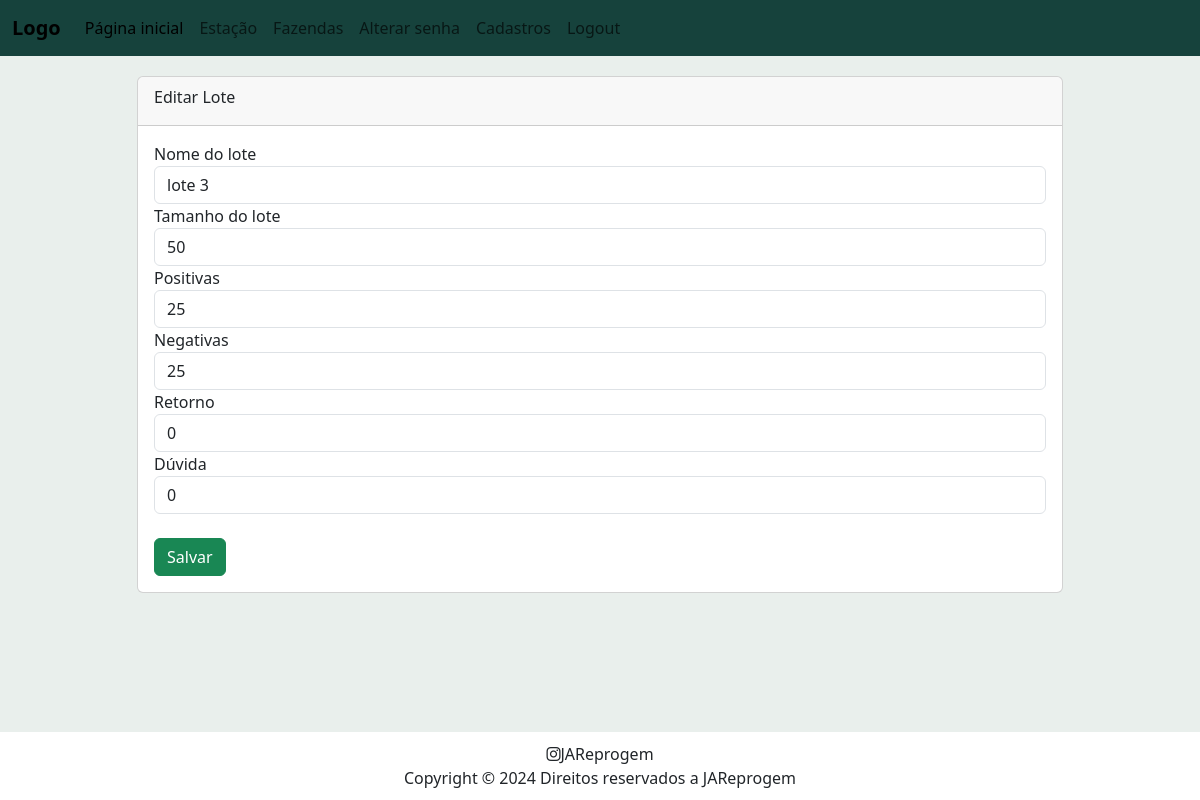
The app's page /batch/edit/2 (signed in), older data.
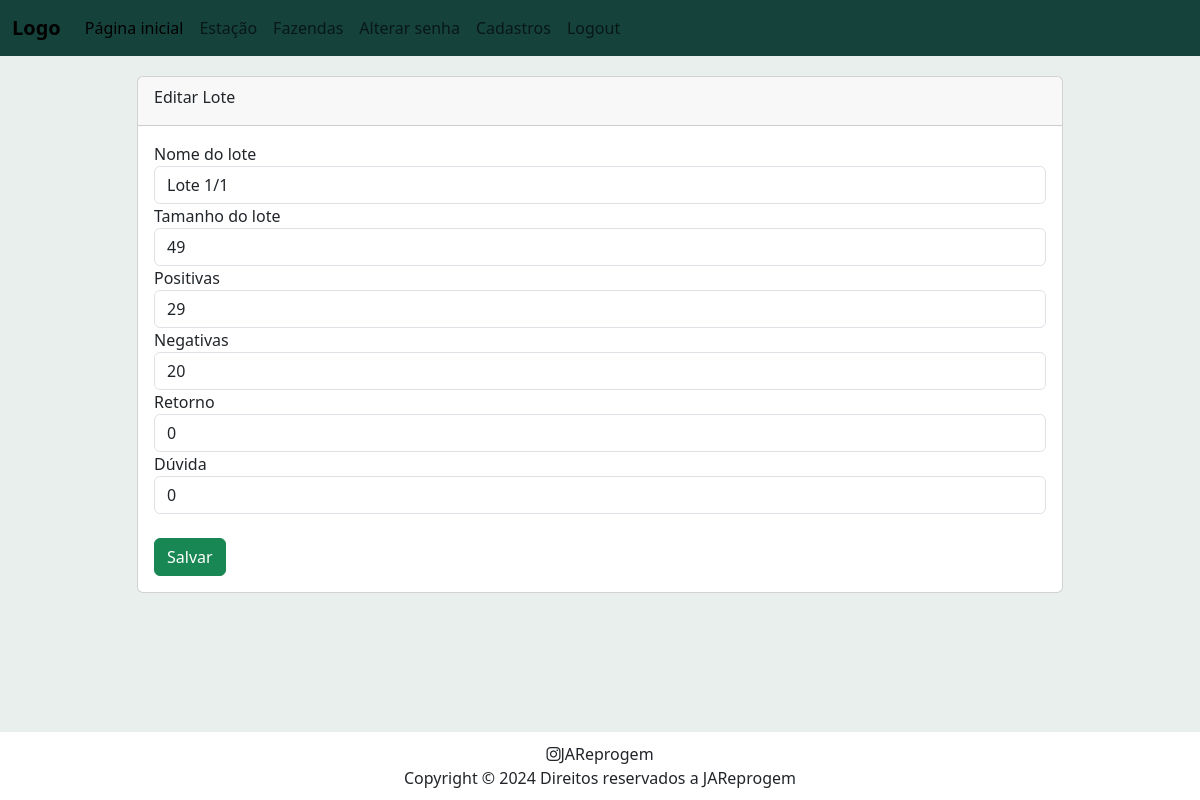
The same page, newer data.
### batch/models.py (models this page shows, shortened)
class Batch(models.Model):
    class Choices(models.TextChoices):
        SIM = "M", "Macho"
        NAO = "F", "Fêmea"
        MIX = "H", "Heterogêneo"
    farm = models.ForeignKey(Farm, on_delete=models.CASCADE, related_name="batches")
    season = models.ForeignKey(Season, on_delete=models.CASCADE, related_name="batches")
    batch_name = models.CharField(max_length=200)
    prior_batch = models.ForeignKey('self', on_delete=models.CASCADE, null=True, blank=True, related_name='derivative')
    batch_shaping = models.ForeignKey(Shaping, on_delete=models.CASCADE, related_name="batches", default=None)
    batch_maternity = models.CharField(
        max_length=1,
        choices=Choices.choices
    )
    protocol =models.ForeignKey(Protocol, on_delete=models.CASCADE, related_name="batches", default=None)
    vet_name = models.ForeignKey(User, on_delete=models.CASCADE, default=1)
    batch_size = models.IntegerField()
    d0_date = models.DateField(blank=True, null=True, default=None)
    dg_date = models.DateField(blank=True, null=True, default=None)
    negative_quant = models.IntegerField(default=0)
    recurrence_negative_quant = models.IntegerField(default=0)
    positive_quant = models.IntegerField(default=0)
    recurrence_positive_quant = models.IntegerField(default=0)
    recurrence_quant = models.IntegerField(default=0)
    uncertainty_quant = models.IntegerField(default=0)
    batch_acronym = models.CharField(max_length=50, default="", blank=True)

### batch/views.py (the view)
# urls.py: path("edit/<int:id>", views.edit_batch, name="edit_batch"),
@login_required
def edit_batch(request, id):
    batch = Batch.objects.get(id=id)
    form = EditBatchForm(request.POST or None, instance=batch)
    if form.is_valid():
        form.save()
        return redirect("batch_detail", batch_id=id)
    context = {
        "form": form,
        "batch": batch
    }
    return render(request, "batch/batch-edit-form.html", context)

### batch/templates/batch/batch-edit-form.html (shortened to what this page needs)
{% extends 'farm/base.html' %}
    {% block body %}
        <div class="container">
            <div class="row">
                <div class="col-lg-10 offset-1">
                    <div class="card">
                        <div class="card-header">
                            <div class="card-title">Editar Lote</div>
                        </div>
                        <div class="card-body">
                            <form method="POST">
                                {% for field in form %}
                                    <div class="form-group">
                                        {{ field.label }}
                                        {{ field }}
                                    </div>
                                {% endfor %}
                                <br>
                                <button class="btn btn-success" type="submit">Salvar</button>
                            </form>
                        </div>
                    </div>
                </div>
            </div>
        </div>
    {% endblock %}

Row changes from the older to the newer data that the page shows:
changed Batch: batch_name "lote 3" → "Lote 1/1"; batch_size "50" → "49"; positive_quant "25" → "29"; negative_quant "25" → "20"
